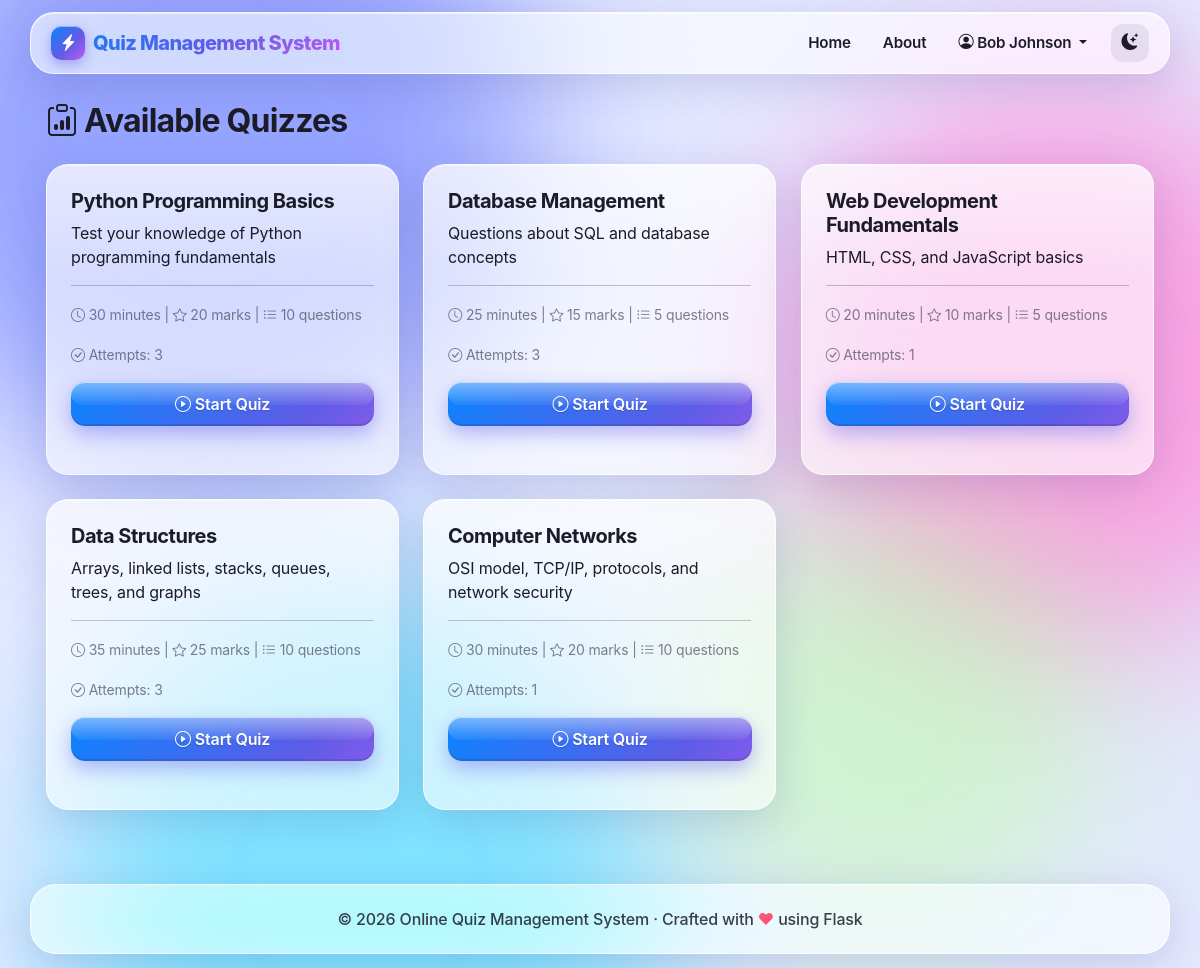
Page /student/quizzes (signed in) on the committed database.
### models.py (models this page shows)
class Quiz(db.Model):
    id = db.Column(db.Integer, primary_key=True)
    title = db.Column(db.String(200), nullable=False)
    description = db.Column(db.Text)
    duration = db.Column(db.Integer, nullable=False)  # in minutes
    total_marks = db.Column(db.Integer, nullable=False)
    created_at = db.Column(db.DateTime, default=datetime.now)
    questions = db.relationship('Question', backref='quiz', lazy=True, cascade='all, delete-orphan')

### app.py (the view)
@app.route('/student/quizzes')
@student_login_required
def student_quizzes():
    quizzes = Quiz.query.all()
    student_id = session.get('student_id')
    for quiz in quizzes:
        quiz.attempt_count = QuizAttempt.query.filter_by(
            student_id=student_id,
            quiz_id=quiz.id
        ).count()
    return render_template('student_quizzes.html', quizzes=quizzes)

### app.py (called while the page is built)
def student_login_required(f):
    @wraps(f)
    def decorated_function(*args, **kwargs):
        if 'student_id' not in session:
            flash('Please login as student to access this page.', 'danger')
            return redirect(url_for('student_login'))
        return f(*args, **kwargs)
    return decorated_function

### templates/student_quizzes.html (shortened to what this page needs)
{% extends "base.html" %}
{% block content %}
<div class="row">
    <div class="col-md-12">
        <h2><i class="bi bi-clipboard-data"></i> Available Quizzes</h2>
    </div>
</div>
<div class="row mt-3">
    <div class="col-md-12">
        {% if quizzes %}
        <div class="row">
            {% for quiz in quizzes %}
            <div class="col-md-6 col-lg-4 mb-4">
                <div class="card h-100">
                    <div class="card-body">
                        <h5 class="card-title">{{ quiz.title }}</h5>
                        <p class="card-text">{{ quiz.description }}</p>
                        <hr>
                        <p class="card-text">
                            <small class="text-muted">
                                <i class="bi bi-clock"></i> {{ quiz.duration }} minutes |
                                <i class="bi bi-star"></i> {{ quiz.total_marks }} marks |
                                <i class="bi bi-list-ul"></i> {{ quiz.questions|length }} questions
                            </small>
                        </p>
                        <p class="card-text">
                            <small class="text-muted">
                                <i class="bi bi-check-circle"></i> Attempts: {{ quiz.attempt_count }}
                            </small>
                        </p>
                        {% if quiz.questions|length > 0 %}
                        <a href="{{ url_for('take_quiz', quiz_id=quiz.id) }}" class="btn btn-primary w-100">
                            <i class="bi bi-play-circle"></i> Start Quiz
                        </a>
                        {% else %}
                        <button class="btn btn-secondary w-100" disabled>
                            <i class="bi bi-exclamation-circle"></i> No Questions Available
                        </button>
                        {% endif %}
                    </div>
                </div>
            </div>
            {% endfor %}
        </div>
        {% else %}
        <div class="alert alert-info">
            <i class="bi bi-info-circle"></i> No quizzes available at the moment.
        </div>
        {% endif %}
    </div>
</div>
{% endblock %}

### static/css/ios-theme.css (style rules this page uses)
:root { --ios-blue: #0a84ff; --ios-indigo: #5e5ce6; --ios-purple: #bf5af2; --ios-pink: #ff375f; --ios-orange: #ff9f0a; --ios-yellow: #ffd60a; --ios-green: #30d158; --ios-teal: #64d2ff; --g-primary: linear-gradient(135deg, #0a84ff 0%, #5e5ce6 55%, #bf5af2 100%); --g-success: linear-gradient(135deg, #0ab87a 0%, #30d158 100%); --g-info: linear-gradient(135deg, #0a84ff 0%, #64d2ff 100%); --g-warning: linear-gradient(135deg, #ff9f0a 0%, #ff375f 100%); --g-danger: linear-gradient(135deg, #ff375f 0%, #ff453a 100%); --g-secondary: linear-gradient(135deg, #6e6e80 0%, #98989f 100%); --glass: rgba(255, 255, 255, 0.60); --glass-strong: rgba(255, 255, 255, 0.78); --glass-border: rgba(255, 255, 255, 0.75); --glass-shadow: 0 10px 40px rgba(60, 60, 140, 0.18); --text-main: #1c1c28; --radius: 22px; --spring: cubic-bezier(.34, 1.56, .64, 1); --ease: cubic-bezier(.22, 1, .36, 1); }
html { scroll-behavior: smooth; }
body { font-family: -apple-system, BlinkMacSystemFont, "SF Pro Display", "Inter", "Segoe UI", Roboto, "Helvetica Neue", Arial, sans-serif; color: var(--text-main); background: #e4e9ff; min-height: 100vh; display: flex; flex-direction: column; -webkit-font-smoothing: antialiased; letter-spacing: -0.01em; overflow-x: hidden; }
h1, h2, h3, h4, h5, h6 { letter-spacing: -0.025em; font-weight: 700; }
.text-muted { color: rgba(60, 60, 80, .65) !important; }
a { transition: color .2s ease; }
.card { position: relative; isolation: isolate; background: var(--glass); backdrop-filter: blur(22px) saturate(180%); -webkit-backdrop-filter: blur(22px) saturate(180%); border: 1px solid var(--glass-border) !important; border-radius: var(--radius); box-shadow: var(--glass-shadow), inset 0 1px 0 rgba(255,255,255,.55); margin-bottom: 24px; color: var(--text-main); transition: transform .45s var(--spring), box-shadow .35s ease; }
.card::before { content: ""; position: absolute; inset: 0; border-radius: inherit; pointer-events: none; z-index: -1; background: linear-gradient(180deg, rgba(255,255,255,.38) 0%, rgba(255,255,255,0) 38%); }
.card::after { content: ""; position: absolute; inset: 0; border-radius: inherit; pointer-events: none; z-index: -1; opacity: 0; transition: opacity .3s ease; background: radial-gradient(420px circle at var(--mx, 50%) var(--my, 50%), rgba(255,255,255,.35), transparent 45%); }
.card-body { padding: 24px; }
.btn { position: relative; overflow: hidden; border: 0 !important; border-radius: 14px; padding: 10px 22px; font-weight: 600; letter-spacing: -0.01em; color: #fff; text-shadow: 0 1px 1px rgba(0,0,0,.18); transition: transform .35s var(--spring), box-shadow .3s ease, filter .3s ease; background-size: 140% 140%; }
.btn::before { content: ""; position: absolute; left: 0; right: 0; top: 0; height: 52%; background: linear-gradient(180deg, rgba(255,255,255,.45), rgba(255,255,255,.05)); pointer-events: none; border-radius: inherit; }
.btn-primary { background-image: var(--g-primary); box-shadow: 0 8px 20px rgba(94,92,230,.42), inset 0 1px 0 rgba(255,255,255,.55), inset 0 -2px 0 rgba(0,0,0,.12); }
.btn-primary, .btn-success, .btn-info, .btn-warning, .btn-danger, .btn-secondary, .btn-primary:hover, .btn-success:hover, .btn-info:hover, .btn-warning:hover, .btn-danger:hover, .btn-secondary:hover, .btn-primary:active, .btn-success:active, .btn-info:active, .btn-warning:active, .btn-danger:active, .btn-secondary:active, .btn:first-child:active, :not(.btn-check) + .btn:active { background-color: transparent !important; color: #fff; }

### rows in the picture
Quiz: title "Python Programming Basics", description "Test your knowledge of Python programming fundamentals", duration "30", total_marks "20", questions|length "10", attempt_count "3"
Quiz: title "Database Management", description "Questions about SQL and database concepts", duration "25", total_marks "15", questions|length "5", attempt_count "3"
Quiz: title "Web Development Fundamentals", description "HTML, CSS, and JavaScript basics", duration "20", total_marks "10", questions|length "5", attempt_count "1"
Quiz: title "Data Structures", description "Arrays, linked lists, stacks, queues, trees, and graphs", duration "35", total_marks "25", questions|length "10", attempt_count "3"
Quiz: title "Computer Networks", description "OSI model, TCP/IP, protocols, and network security", duration "30", total_marks "20", questions|length "10", attempt_count "1"

### other values in the picture
{{ session.get('student_name') }} "Bob Johnson"
